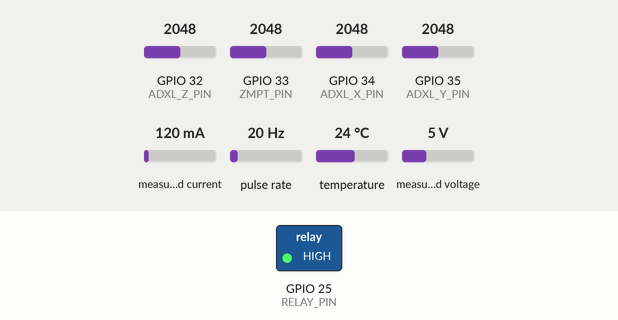
This sketch was run on a simulated ESP32. Shown: switched loads named in the sketch (green lamp = pin HIGH). Wiring (inferred from the names in the program): pulse sensor: data GPIO 27. Inputs (shaded band) come from the test bench; at power-on: GPIO 32 (ADXL_Z_PIN) = 2048, GPIO 33 (ZMPT_PIN) = 2048, GPIO 34 (ADXL_X_PIN) = 2048, GPIO 35 (ADXL_Y_PIN) = 2048, measured current 120 mA, pulse rate 20 Hz, temperature 24 °C, measured voltage 5 V (analog values on the 0–4095 scale). WiFi joins after 1.5 s; servers stay silent unless stated; web services answer with replies made up by the test bench; what the sketch prints to the serial monitor is not drawn.

Above: at 1.7 s.
At 3.5 s:
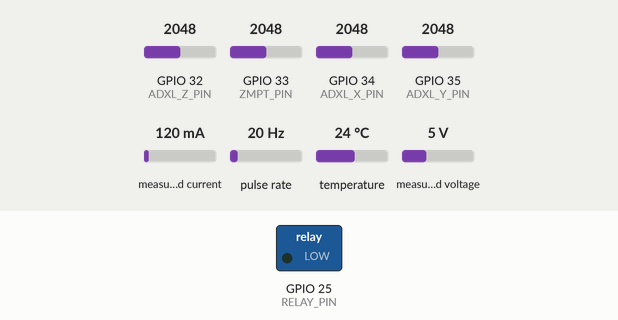
Timing chart, 0 to 12.6 s (numbered marks = the images above):
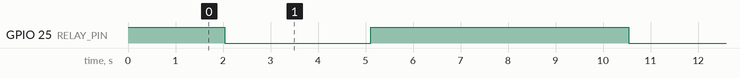

The sketch:

infra_nex_.ino
```cpp
#include <Wire.h>
#include <Adafruit_INA219.h>
#include <OneWire.h>
#include <DallasTemperature.h>
#include <WiFi.h>
#include <HTTPClient.h>

// =====================================================
// WIFI + THINGSPEAK CONFIG
// =====================================================
const char* WIFI_SSID     = "YOUR_WIFI_SSID";
const char* WIFI_PASSWORD = "YOUR_WIFI_PASSWORD";

const char* THINGSPEAK_API_KEY = "7DF6OSIMH0V3YCKR";   // ThingSpeak Write API Key
const char* THINGSPEAK_HOST    = "http://api.thingspeak.com/update";

const unsigned long WIFI_RECONNECT_INTERVAL   = 10000;  // try reconnect every 10s if dropped
const unsigned long THINGSPEAK_UPLOAD_INTERVAL = 16000; // ThingSpeak min is 15s, 16s for safety

unsigned long wifiRetryTimer = 0;
unsigned long thingSpeakTimer = 0;

// =====================================================
// GPIO MAP
// =====================================================
const int ADXL_X_PIN   = 34;
const int ADXL_Y_PIN   = 35;
const int ADXL_Z_PIN   = 32;
const int ZMPT_PIN     = 33;
const int HALL_PIN     = 27;
const int ONE_WIRE_BUS = 4;
const int I2C_SDA_PIN  = 21;
const int I2C_SCL_PIN  = 22;
const int RELAY_PIN    = 25;

// =====================================================
// RELAY LOGIC
// =====================================================
const bool RELAY_ACTIVE_LOW = true;

// =====================================================
// SENSOR CALIBRATION CONSTANTS (unchanged from your sensor code)
// =====================================================
const float MAGNETS_PER_REV = 2.0;

const int ADXL_X_ZERO = 1860;
const int ADXL_Y_ZERO = 1865;
const int ADXL_Z_ZERO = 1890;
const float ADXL_SENSITIVITY = 373.0;

const int   ZMPT_SAMPLES     = 400;
const float ZMPT_CALIBRATION = 0.5;
const int   ESP32_DC_OFFSET  = 2048;

const unsigned long READ_INTERVAL = 500;

// =====================================================================
// FAULT THRESHOLDS
// =====================================================================
const float RPM_MIN_RUN        = 400.0;
const float RPM_MAX_RUN        = 900.0;

const float CURR_TRIP_mA       = 60.0;
const float CURR_LOW_mA        = 15.0;

const float VIB_TRIP_g         = 0.90;

const float DC_VOLT_MIN        = 10.0;
const float DC_VOLT_MAX        = 15.0;

const float AC_RMS_MIN         = 280.0;
const float AC_RMS_MAX         = 330.0;

const float TEMP_MAX_C         = 70.0;
// =====================================================================

// =====================================================
// TIMING (debounce + auto-restart)
// =====================================================
const unsigned long FAULT_CONFIRM_MS = 3000;
const unsigned long STARTUP_GRACE_MS = 2000;
const unsigned long RESTART_DELAY_MS = 5000;

// =====================================================
// GLOBALS — sensors
// =====================================================
Adafruit_INA219 ina219;
bool ina219Found = false;

OneWire oneWire(ONE_WIRE_BUS);
DallasTemperature sensors(&oneWire);
DeviceAddress sensorAddress;
bool tempSensorFound = false;

unsigned long readTimer = 0;

volatile unsigned long lastPulseTime = 0;
volatile unsigned long pulseInterval = 0;
volatile bool newPulseDetected = false;

bool relayState = false;

bool conversionInProgress = false;
unsigned long conversionStartTime = 0;
unsigned long conversionDelayMs = 188;
float lastValidTempC = DEVICE_DISCONNECTED_C;

// -------- Latest readings cache (used by ThingSpeak uploader) --------
float g_currentRPM   = 0;
float g_vibrationG   = 0;
float g_current_mA   = 0;
float g_acVoltageRMS = 0;
float g_motorVolts   = 0;
float g_tempC        = 0;
bool  g_relayIsOn    = false;
int   g_faultCode    = 0;

// =====================================================
// GLOBALS — fault logic / state machine
// =====================================================
enum SysState { RUNNING, TRIPPED_WAIT };
SysState state = RUNNING;
unsigned long stateChangeTime = 0;
unsigned long motorStartTime  = 0;

struct FaultTimer { bool active = false; unsigned long start = 0; };
FaultTimer rpmLowFault, rpmHighFault, currHighFault, currLowFault, vibFault;
FaultTimer dcLowFault, dcHighFault, acLowFault, acHighFault, tempFault;

enum FaultCode { FC0_NORMAL, FC1_JAM, FC2_BEARING, FC3_OVERHEAT, FC4_SLIP,
                 FC5_SUPPLY, FC6_LOOSENESS, FC7_RUNAWAY };

const char* faultName(FaultCode fc) {
  switch (fc) {
    case FC1_JAM:       return "FC1-MechanicalJam";
    case FC2_BEARING:   return "FC2-BearingFailure";
    case FC3_OVERHEAT:  return "FC3-WindingOverheat";
    case FC4_SLIP:      return "FC4-BeltSlip";
    case FC5_SUPPLY:    return "FC5-SupplyFault";
    case FC6_LOOSENESS: return "FC6-Looseness";
    case FC7_RUNAWAY:   return "FC7-Runaway";
    default:            return "FC0-Normal";
  }
}

void updateTimer(FaultTimer &f, bool bad, unsigned long now) {
  if (bad) { if (!f.active) { f.active = true; f.start = now; } }
  else { f.active = false; }
}
bool isConfirmed(FaultTimer &f, unsigned long now) {
  return f.active && (now - f.start >= FAULT_CONFIRM_MS);
}

// =====================================================
// ISR
// =====================================================
void IRAM_ATTR countPulse() {
  unsigned long currentMicros = micros();
  if (currentMicros - lastPulseTime > 20000) {
    pulseInterval = currentMicros - lastPulseTime;
    lastPulseTime = currentMicros;
    newPulseDetected = true;
  }
}

// =====================================================
// RELAY HELPERS
// =====================================================
void setRelay(bool turnOn) {
  relayState = turnOn;
  if (RELAY_ACTIVE_LOW) digitalWrite(RELAY_PIN, turnOn ? LOW : HIGH);
  else digitalWrite(RELAY_PIN, turnOn ? HIGH : LOW);
}
void relayOn()  { setRelay(true); }
void relayOff() { setRelay(false); }

// =====================================================
// SENSOR HELPERS
// =====================================================
float readZMPT_RMS() {
  long long sumSquares = 0;
  for (int i = 0; i < ZMPT_SAMPLES; i++) {
    int raw = analogRead(ZMPT_PIN) - ESP32_DC_OFFSET;
    sumSquares += (long)raw * raw;
    delayMicroseconds(40);
  }
  float rms = sqrt((float)sumSquares / ZMPT_SAMPLES);
  return rms * ZMPT_CALIBRATION;
}

float readRPM() {
  static float currentRPM = 0.0;
  if (micros() - lastPulseTime > 2000000) {
    currentRPM = 0.0;
  } else if (newPulseDetected) {
    noInterrupts();
    unsigned long intervalCopy = pulseInterval;
    newPulseDetected = false;
    interrupts();
    if (intervalCopy > 0) {
      currentRPM = (60000000.0 / intervalCopy) / MAGNETS_PER_REV;
    }
  }
  return currentRPM;
}

void startTemperatureConversion() {
  if (tempSensorFound && !conversionInProgress) {
    sensors.requestTemperatures();
    conversionInProgress = true;
    conversionStartTime = millis();
  }
}

void updateTemperatureIfReady() {
  if (!tempSensorFound || !conversionInProgress) return;
  if (millis() - conversionStartTime >= conversionDelayMs) {
    float tempC = sensors.getTempCByIndex(0);
    lastValidTempC = (tempC != DEVICE_DISCONNECTED_C) ? tempC : DEVICE_DISCONNECTED_C;
    conversionInProgress = false;
  }
}

// =====================================================
// WIFI HELPERS (non-blocking)
// =====================================================
void connectWiFi() {
  Serial.print("Connecting to WiFi: ");
  Serial.println(WIFI_SSID);
  WiFi.mode(WIFI_STA);
  WiFi.begin(WIFI_SSID, WIFI_PASSWORD);

  unsigned long startAttempt = millis();
  while (WiFi.status() != WL_CONNECTED && millis() - startAttempt < 10000) {
    delay(250);   // only blocking spot, limited to setup() and max 10s
    Serial.print(".");
  }

  if (WiFi.status() == WL_CONNECTED) {
    Serial.print("\nWiFi connected. IP: ");
    Serial.println(WiFi.localIP());
  } else {
    Serial.println("\nWiFi connect failed, will retry in background.");
  }
}

void maintainWiFi(unsigned long now) {
  if (WiFi.status() != WL_CONNECTED && now - wifiRetryTimer >= WIFI_RECONNECT_INTERVAL) {
    wifiRetryTimer = now;
    Serial.println("WiFi disconnected, retrying...");
    WiFi.disconnect();
    WiFi.begin(WIFI_SSID, WIFI_PASSWORD);
  }
}

// =====================================================
// THINGSPEAK UPLOAD (non-blocking, rate-limited)
// =====================================================
void uploadToThingSpeak() {
  if (WiFi.status() != WL_CONNECTED) return;
  if (String(THINGSPEAK_API_KEY) == "PASTE_YOUR_WRITE_API_KEY_HERE") return; // no key set yet

  HTTPClient http;

  String url = String(THINGSPEAK_HOST) + "?api_key=" + THINGSPEAK_API_KEY +
               "&field1=" + String(g_currentRPM, 1) +
               "&field2=" + String(g_vibrationG, 3) +
               "&field3=" + String(g_current_mA, 1) +
               "&field4=" + String(g_acVoltageRMS, 1) +
               "&field5=" + String(g_motorVolts, 2) +
               "&field6=" + String(g_tempC, 1) +
               "&field7=" + String(g_relayIsOn ? 1 : 0) +
               "&field8=" + String(g_faultCode);

  http.begin(url);
  int httpCode = http.GET();

  if (httpCode > 0) {
    Serial.print("ThingSpeak upload OK, entry #");
    Serial.println(http.getString());
  } else {
    Serial.print("ThingSpeak upload failed, error: ");
    Serial.println(http.errorToString(httpCode));
  }
  http.end();
}

// =====================================================
// SETUP
// =====================================================
void setup() {
  Serial.begin(115200);

  pinMode(HALL_PIN, INPUT_PULLUP);
  attachInterrupt(digitalPinToInterrupt(HALL_PIN), countPulse, FALLING);

  pinMode(RELAY_PIN, OUTPUT);
  relayOff();

  Wire.begin(I2C_SDA_PIN, I2C_SCL_PIN);
  ina219Found = ina219.begin();
  if (ina219Found) {
    ina219.setCalibration_32V_2A();
    Serial.println("INA219: OK");
  } else {
    Serial.println("INA219: NOT FOUND");
  }

  sensors.begin();
  int deviceCount = sensors.getDeviceCount();
  Serial.print("DS18B20 devices found: "); Serial.println(deviceCount);

  if (deviceCount > 0 && sensors.getAddress(sensorAddress, 0)) {
    sensors.setResolution(sensorAddress, 10);
    sensors.setWaitForConversion(false);
    conversionDelayMs = 750 / (1 << (12 - sensors.getResolution(sensorAddress)));
    tempSensorFound = true;
    startTemperatureConversion();
    Serial.println("DS18B20: OK");
  } else {
    Serial.println("DS18B20: NOT FOUND / ADDRESS FAIL");
  }

  analogReadResolution(12);

  connectWiFi();

  Serial.println("=== INFRA-NEX THRESHOLD + FAULT LOGIC + CLOUD STARTED ===");
  readTimer = millis();
  state = RUNNING;
  motorStartTime = millis();
}

// =====================================================
// LOOP
// =====================================================
void loop() {
  unsigned long now = millis();
  updateTemperatureIfReady();
  maintainWiFi(now);

  if (now - readTimer >= READ_INTERVAL) {
    readTimer = now;

    // -------- Relay drive based on state --------
    bool relayIsOn;
    if (state == RUNNING) {
      relayOn();
      relayIsOn = true;
    } else {
      relayOff();
      relayIsOn = false;
    }

    // -------- Read all sensors --------
    float currentRPM = readRPM();

    int rawX = analogRead(ADXL_X_PIN);
    int rawY = analogRead(ADXL_Y_PIN);
    int rawZ = analogRead(ADXL_Z_PIN);
    float gX = (float)(rawX - ADXL_X_ZERO) / ADXL_SENSITIVITY;
    float gY = (float)(rawY - ADXL_Y_ZERO) / ADXL_SENSITIVITY;
    float gZ = (float)(rawZ - ADXL_Z_ZERO) / ADXL_SENSITIVITY;
    float vibrationG = sqrt((gX * gX) + (gY * gY) + (gZ * gZ));

    float current_mA = 0, busVoltage = 0, shuntVolts = 0, motorVolts = 0;
    if (ina219Found) {
      current_mA = ina219.getCurrent_mA();
      busVoltage = ina219.getBusVoltage_V();
      shuntVolts = ina219.getShuntVoltage_mV();
      motorVolts = busVoltage + (shuntVolts / 1000.0);
    }

    float acVoltageRMS = readZMPT_RMS();
    if (!conversionInProgress) startTemperatureConversion();

    bool sensorFaultTemp = (lastValidTempC == DEVICE_DISCONNECTED_C);

    // -------- Fault condition checks --------
    bool pastStartupGrace = relayIsOn && (now - motorStartTime >= STARTUP_GRACE_MS);

    bool rpmLowBad   = pastStartupGrace && (currentRPM < RPM_MIN_RUN);
    bool rpmHighBad  = pastStartupGrace && (currentRPM > RPM_MAX_RUN);
    bool currHighBad = pastStartupGrace && (current_mA > CURR_TRIP_mA);
    bool currLowBad  = pastStartupGrace && (current_mA < CURR_LOW_mA);
    bool vibBad      = relayIsOn && (vibrationG > VIB_TRIP_g);
    bool dcLowBad    = relayIsOn && (motorVolts < DC_VOLT_MIN);
    bool dcHighBad   = relayIsOn && (motorVolts > DC_VOLT_MAX);
    bool acLowBad    = (acVoltageRMS < AC_RMS_MIN) && (acVoltageRMS > 0);
    bool acHighBad   = (acVoltageRMS > AC_RMS_MAX);
    bool tempBad     = relayIsOn && !sensorFaultTemp && (lastValidTempC > TEMP_MAX_C);

    // -------- Debounce each channel --------
    updateTimer(rpmLowFault,   rpmLowBad,   now);
    updateTimer(rpmHighFault,  rpmHighBad,  now);
    updateTimer(currHighFault, currHighBad, now);
    updateTimer(currLowFault,  currLowBad,  now);
    updateTimer(vibFault,      vibBad,      now);
    updateTimer(dcLowFault,    dcLowBad,    now);
    updateTimer(dcHighFault,   dcHighBad,   now);
    updateTimer(acLowFault,    acLowBad,    now);
    updateTimer(acHighFault,   acHighBad,   now);
    updateTimer(tempFault,     tempBad,     now);

    bool rpmLowC   = isConfirmed(rpmLowFault, now);
    bool rpmHighC  = isConfirmed(rpmHighFault, now);
    bool currHighC = isConfirmed(currHighFault, now);
    bool currLowC  = isConfirmed(currLowFault, now);
    bool vibC      = isConfirmed(vibFault, now);
    bool dcLowC    = isConfirmed(dcLowFault, now);
    bool dcHighC   = isConfirmed(dcHighFault, now);
    bool acLowC    = isConfirmed(acLowFault, now);
    bool acHighC   = isConfirmed(acHighFault, now);
    bool tempOkC   = isConfirmed(tempFault, now);

    // -------- Multi-sensor correlation -> Fault Code --------
    FaultCode fc = FC0_NORMAL;
    if      (currHighC && rpmLowC)                    fc = FC1_JAM;
    else if (vibC && rpmLowC)                         fc = FC2_BEARING;
    else if (tempOkC && currHighC)                    fc = FC3_OVERHEAT;
    else if (rpmLowC && !currHighC)                   fc = FC4_SLIP;
    else if (dcLowC || dcHighC || acLowC || acHighC)  fc = FC5_SUPPLY;
    else if (vibC && !rpmLowC)                        fc = FC6_LOOSENESS;
    else if (currLowC && rpmHighC)                    fc = FC7_RUNAWAY;

    bool anyFaultConfirmed = (fc != FC0_NORMAL);

    // -------- State machine: trip -> wait 5s -> auto-restart --------
    if (state == RUNNING && anyFaultConfirmed) {
      state = TRIPPED_WAIT;
      stateChangeTime = now;
      relayOff();
      relayIsOn = false;
      Serial.print(">>> FAULT TRIPPED: "); Serial.println(faultName(fc));
    } else if (state == TRIPPED_WAIT && (now - stateChangeTime >= RESTART_DELAY_MS)) {
      Serial.println(">>> Restart delay elapsed -> retrying motor <<<");
      state = RUNNING;
      motorStartTime = now;
    }

    // -------- Cache latest values for cloud upload --------
    g_currentRPM   = currentRPM;
    g_vibrationG   = vibrationG;
    g_current_mA   = current_mA;
    g_acVoltageRMS = acVoltageRMS;
    g_motorVolts   = motorVolts;
    g_tempC        = sensorFaultTemp ? 0 : lastValidTempC;
    g_relayIsOn    = relayIsOn;
    g_faultCode    = (int)fc;

    // -------- Status print --------
    Serial.print("State: "); Serial.print(state == RUNNING ? "RUNNING" : "TRIPPED_WAIT");
    Serial.print(" | Fault: "); Serial.print(faultName(fc));
    Serial.print(" | Relay: "); Serial.print(relayIsOn ? "ON" : "OFF");
    Serial.print(" | RPM: "); Serial.print(currentRPM, 1);
    Serial.print(" | Temp: ");
    if (sensorFaultTemp) Serial.print("ERR");
    else { Serial.print(lastValidTempC, 1); Serial.print("C"); }
    Serial.print(" | DC: "); Serial.print(motorVolts, 2); Serial.print("V");
    Serial.print(" | Current: "); Serial.print(current_mA, 1); Serial.print("mA");
    Serial.print(" | AC RMS: "); Serial.print(acVoltageRMS, 1); Serial.print("V");
    Serial.print(" | Vib: "); Serial.print(vibrationG, 3); Serial.println("g");
    Serial.print(" | WiFi: "); Serial.println(WiFi.status() == WL_CONNECTED ? "OK" : "DOWN");
  }

  // -------- ThingSpeak upload (separate, rate-limited timer) --------
  if (now - thingSpeakTimer >= THINGSPEAK_UPLOAD_INTERVAL) {
    thingSpeakTimer = now;
    uploadToThingSpeak();
  }
}
```

Measured:
- by itself, GPIO 25 (RELAY_PIN): alternates HIGH for 5.4 s and LOW for 3.1 s
